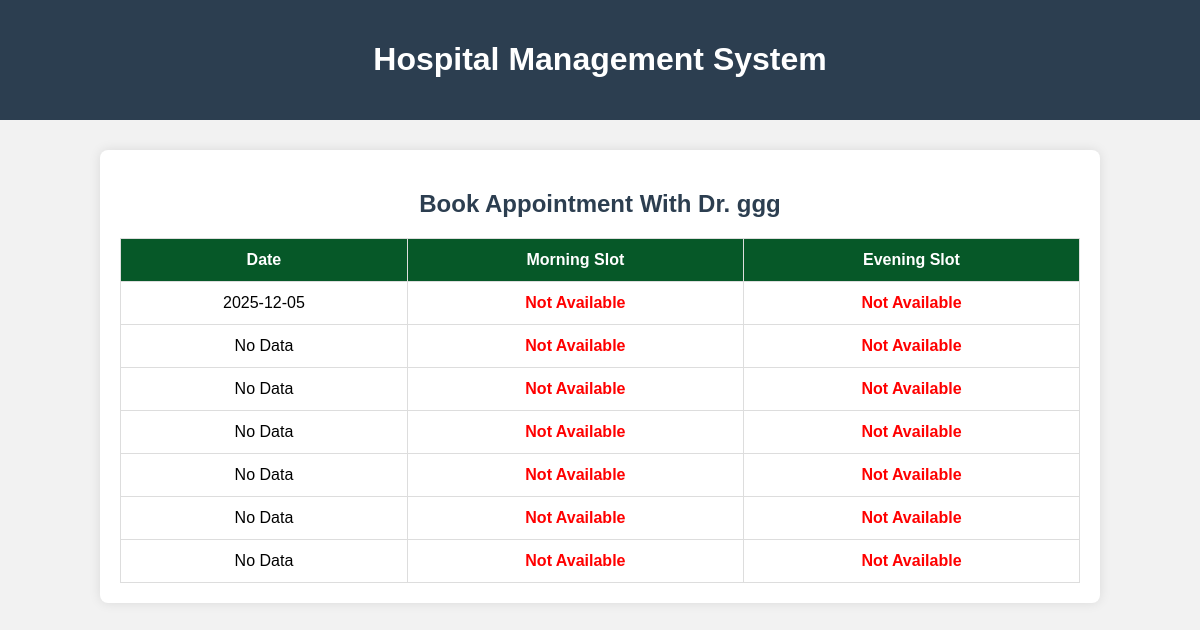
The app's page /book_appointment/4 with its own data.
### app.py (models this page shows)
class User(db.Model):
    __tablename__='users'
    id=db.Column(db.Integer,primary_key=True)
    username=db.Column(db.String(150),unique=True,nullable=False)
    email=db.Column(db.String(150),unique=True,nullable=False)
    password=db.Column(db.String(150),nullable=False)
    role=db.Column(db.String(50),nullable=False)#eg doctor admin patient
    created_at=db.Column(db.DateTime,default=datetime.utcnow)
    department_id=db.Column(db.Integer,db.ForeignKey('departments.id'),nullable=True)
    department=db.relationship("Department",back_populates="doctors")
    experience=db.Column(db.Integer,nullable=True)
    qualifications=db.Column(db.String(250),nullable=True)
    blacklisted=db.Column(db.Boolean, default=False)
    availabilities = db.relationship('DoctorAvailability', back_populates='doctor', cascade="all, delete-orphan")

class DoctorAvailability(db.Model):
    __tablename__='doctor_availability'
    id=db.Column(db.Integer,primary_key=True)
    doctor_id=db.Column(db.Integer,db.ForeignKey('users.id'),nullable=False)
    date=db.Column(db.String(20),nullable=False)
    morning=db.Column(db.Boolean,default=True)
    evening=db.Column(db.Boolean,default=True)
    doctor=db.relationship('User',back_populates='availabilities')

### app.py (the view)
@app.route('/book_appointment/<int:doctor_id>',methods=['GET'])
def book_appointment(doctor_id):
    patient_id=session.get("id")
    doctor=User.query.get(doctor_id)
    dates=next_n_dates()
    date_strings=[str(d) for d in dates]
    availability=DoctorAvailability.query.filter(
        DoctorAvailability.doctor_id==doctor_id,
        DoctorAvailability.date.in_(date_strings)
    ).all()
    availability_map={a.date:a for a in availability}
    sorted_availability=[availability_map.get(str(d)) for d in dates]
    return render_template(
        "book_appointment.html",doctor=doctor,availabilities=sorted_availability
    )

### app.py (called while the page is built)
def next_n_dates():
    today=date.today()
    dates=[]
    for i in range(7):
        next_day=today+timedelta(i)
        date_str=next_day.strftime('%Y-%m-%d')
        dates.append(date_str)
    return (dates)

### templates/book_appointment.html (shortened to what this page needs)
<!DOCTYPE html>
<html>
<head>
</head>
<body>
    <div class="header">
        <h1>Hospital Management System</h1>
    </div>
    <div class="container">
        <h2>Book Appointment With Dr. {{ doctor.username }}</h2>
        <table>
            <tr>
                <th>Date</th>
                <th>Morning Slot</th>
                <th>Evening Slot</th>
            </tr>
            {% for a in availabilities %}
            <tr>
                <td>{{ a.date if a else "No Data" }}</td>
                <td>
                    {% if a and a.morning %}
                        <form action="{{ url_for('confirm_booking') }}" method="POST" style="display:inline;">
                            <input type="hidden" name="doctor_id" value="{{ doctor.id }}">
                            <input type="hidden" name="date" value="{{ a.date }}">
                            <input type="hidden" name="slot" value="morning">
                            <button type="submit" class="book-btn">Book Morning</button>
                        </form>
                    {% else %}
                        <span class="not-available">Not Available</span>
                    {% endif %}
                </td>
                <td>
                    {% if a and a.evening %}
                        <form action="{{ url_for('confirm_booking') }}" method="POST" style="display:inline;">
                            <input type="hidden" name="doctor_id" value="{{ doctor.id }}">
                            <input type="hidden" name="date" value="{{ a.date }}">
                            <input type="hidden" name="slot" value="evening">
                            <button type="submit" class="book-btn">Book Evening</button>
                        </form>
                    {% else %}
                        <span class="not-available">Not Available</span>
                    {% endif %}
                </td>
            </tr>
            {% endfor %}
        </table>
    </div>
</body>
</html>

### templates/book_appointment.html (style rules this page uses)
body { font-family: Arial, sans-serif; background: #f2f2f2; margin: 0; }
.header { background: #2C3E50; color: white; padding: 20px; text-align: center; }
.container { width: 80%; margin: auto; background: white; padding: 20px; margin-top: 30px; border-radius: 8px; box-shadow: 0px 0px 12px rgba(0,0,0,0.1); }
h2 { text-align: center; margin-bottom: 20px; color: #2C3E50; }
table { width: 100%; border-collapse: collapse; margin-top: 20px; }
table th, table td { padding: 12px; text-align: center; border: 1px solid #ddd; }
table th { background: #065828; color: white; }
.not-available { color: red; font-weight: bold; }

### records on screen
User: username "ggg"
DoctorAvailability: date "2025-12-05", morning "Not Available", evening "Not Available"

### other values on screen
{{ a.date if a else "No Data" }} "No Data" "No Data" "No Data" "No Data" "No Data" "No Data"
